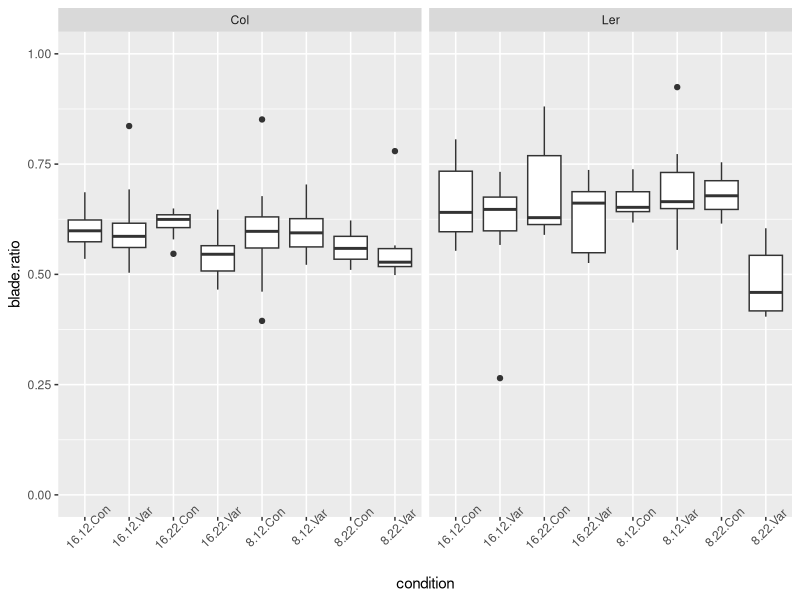
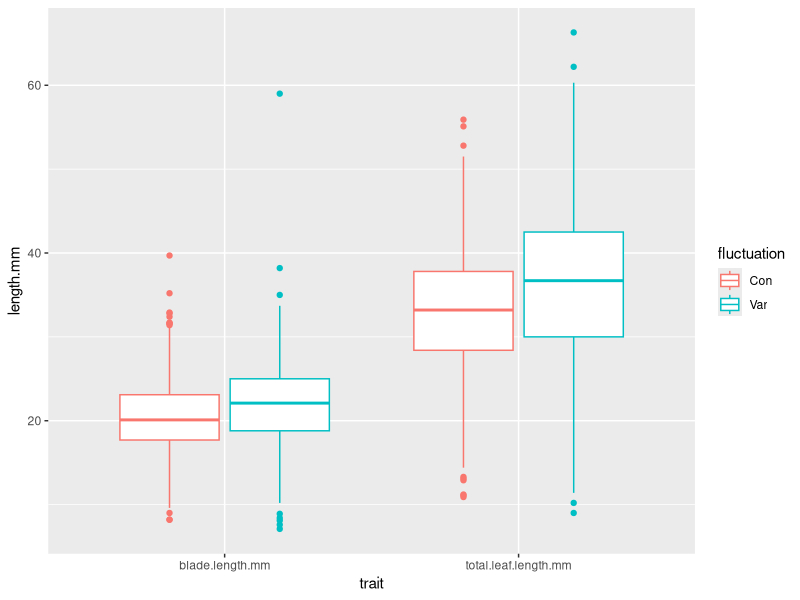

These figures' R source, in order:
## ---- chunk 1
knitr::opts_chunk$set(echo = TRUE)
## ---- chunk 2

library(tidyverse)

expt1 <- read_tsv("../data/burghardt_et_al_2015_expt1.txt")
## ---- chunk 3

mutate(expt1, blade.ratio=blade.length.mm/total.leaf.length.mm)

## ---- chunk 4

mutate(expt1, blade.ratio=blade.length.mm/total.leaf.length.mm) %>% 
  unite("condition", day.length, temperature, fluctuation, sep=".") %>% 
  filter(background%in%c("Col","Ler")) %>% 
  ggplot(aes(x=condition, y=blade.ratio)) +
  geom_boxplot()+
  ylim(0,1) +
  facet_grid(.~background) +
  theme(axis.text.x=element_text(angle = 45))

## ---- chunk 5

gather(expt1, "trait", "length.mm", blade.length.mm, total.leaf.length.mm) %>% 
  ggplot(aes(x=trait, y=length.mm, color=fluctuation)) +
  geom_boxplot()

